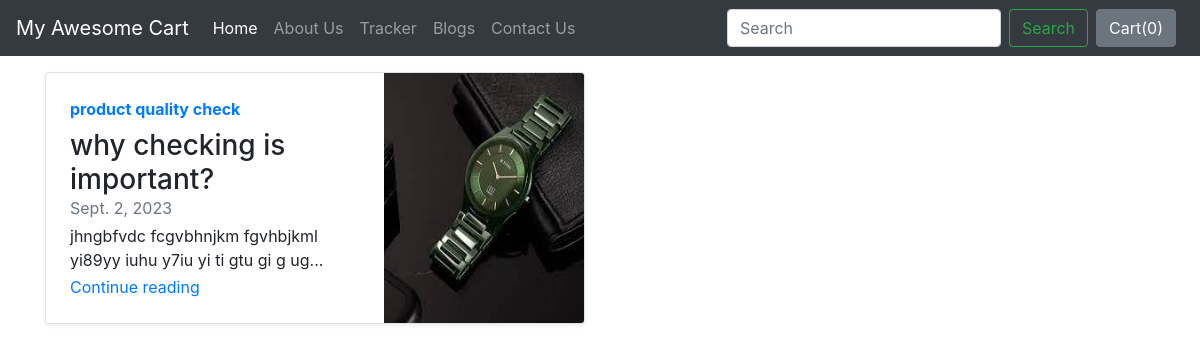
Screenshot of /blog/ with the database file from the repository.
### blog/models.py (models this page shows, shortened)
class Blogpost(models.Model):
    post_id = models.AutoField(primary_key= True)
    title = models.CharField(max_length=50)
    head0 = models.CharField(max_length=500, default="")
    chead0 = models.CharField(max_length=5000, default="")
    head1 = models.CharField(max_length=500, default="")
    chead1 = models.CharField(max_length=5000, default="")
    head2 = models.CharField(max_length=500, default="")
    chead2 = models.CharField(max_length=5000, default="")
    pub_date = models.DateField()
    thumbnail = models.ImageField(upload_to='blog/images', default="")

### blog/views.py (the view)
# urls.py: path("", views.index, name="blogHome"),
def index(request):
    myposts = Blogpost.objects.all()
    return render(request, 'blog/index.html', {'myposts': myposts})

### blog/templates/blog/index.html (shortened to what this page needs)
{%extends 'blog/base.html'%}
{%block body%}
<div class="container mt-3">
  <div class="row my-2">
    {% for item in myposts %}
    <div class="col-md-6">
      <div class="row no-gutters border rounded overflow-hidden flex-md-row mb-4 shadow-sm h-md-250 position-relative">
        <div class="col p-4 d-flex flex-column position-static">
          <strong class="d-inline-block mb-2 text-primary">{{ item.title }}</strong>
          <h3 class="mb-0">{{ item.head0 }}</h3>
          <div class="mb-1 text-muted">{{ item.pub_date }}</div>
          <p class="card-text mb-auto">{{item.chead0|slice:"0:65"}}...</p>
          <a href="blogpost/{{ item.post_id }}" class="stretched-link">Continue reading</a>
        </div>
        <div class="col-auto d-none d-lg-block">
          <img src="/media/{{ item.thumbnail }}" class="bd-placeholder-img" width="200" height="250"
            xmlns="http://www.w3.org/2000/svg" preserveAspectRatio="xMidYMid slice" focusable="false" role="img"
            aria-label="Placeholder: Thumbnail">
        </div>
      </div>
    </div>
    {%endfor%}
  </div>
</div>
{%endblock%}

### rows the page displays
Blogpost: title "product quality check", head0 "why checking is important?", pub_date "Sept. 2, 2023", chead0 "jhngbfvdc fcgvbhnjkm fgvhbjkml yi89yy iuhu y7iu yi ti gtu gi g ug", thumbnail (picture)
